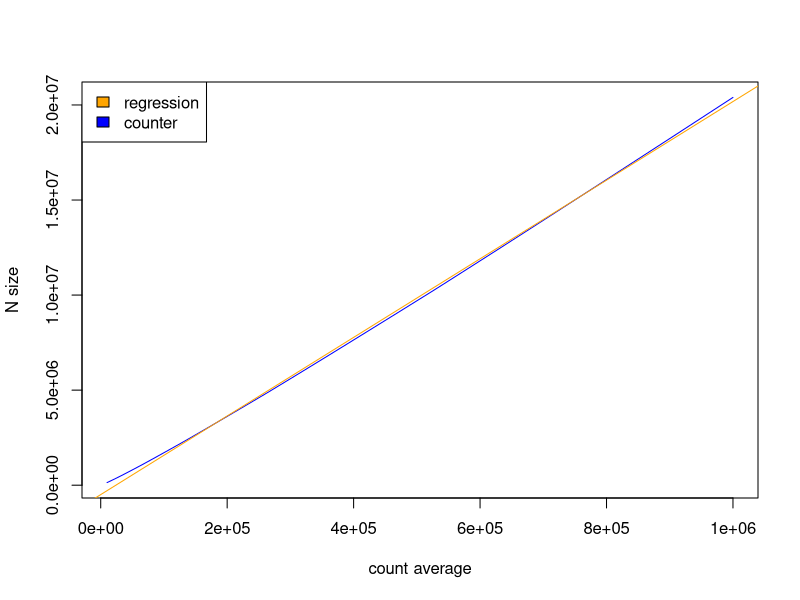
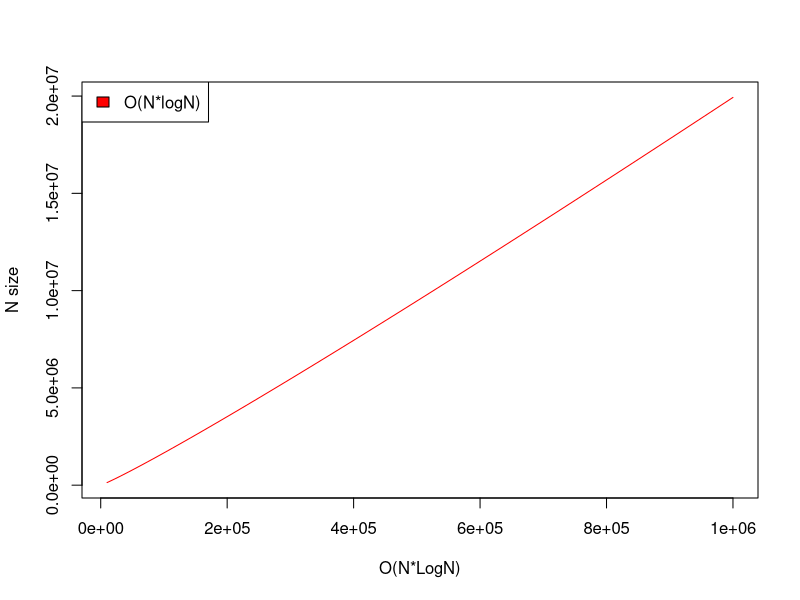
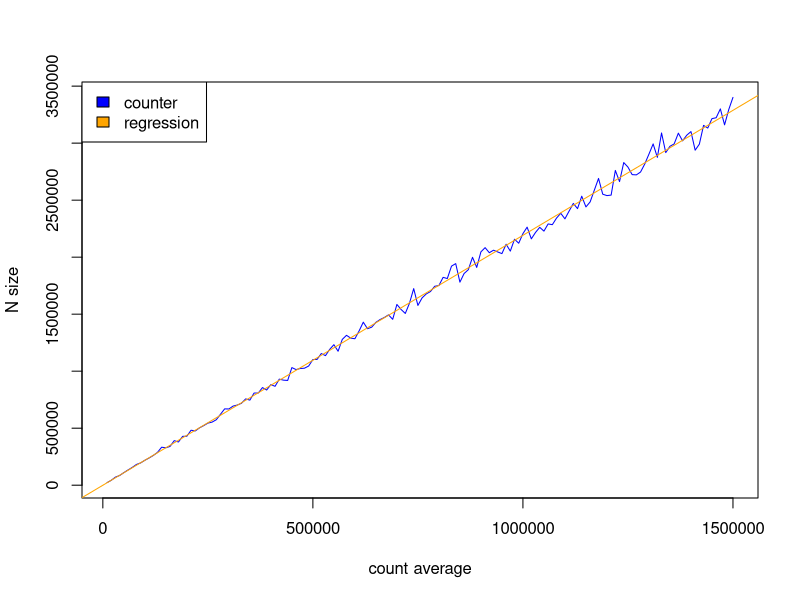
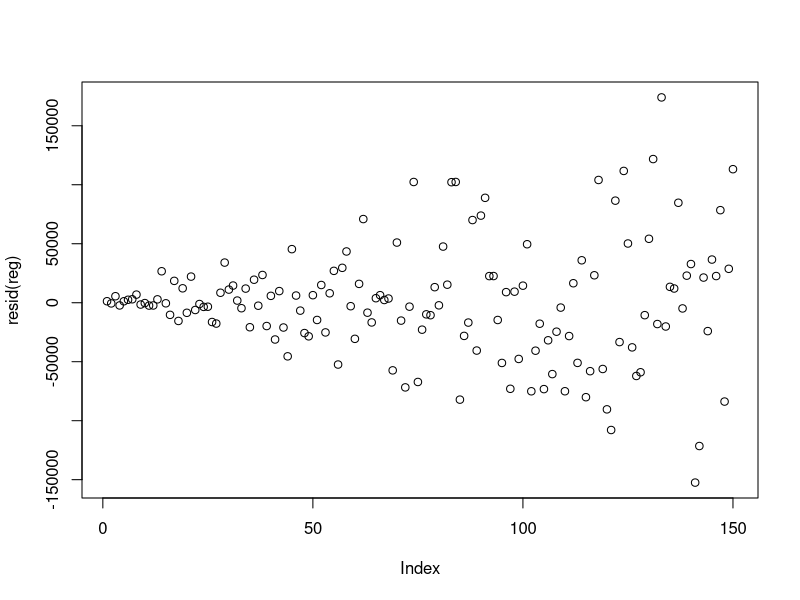
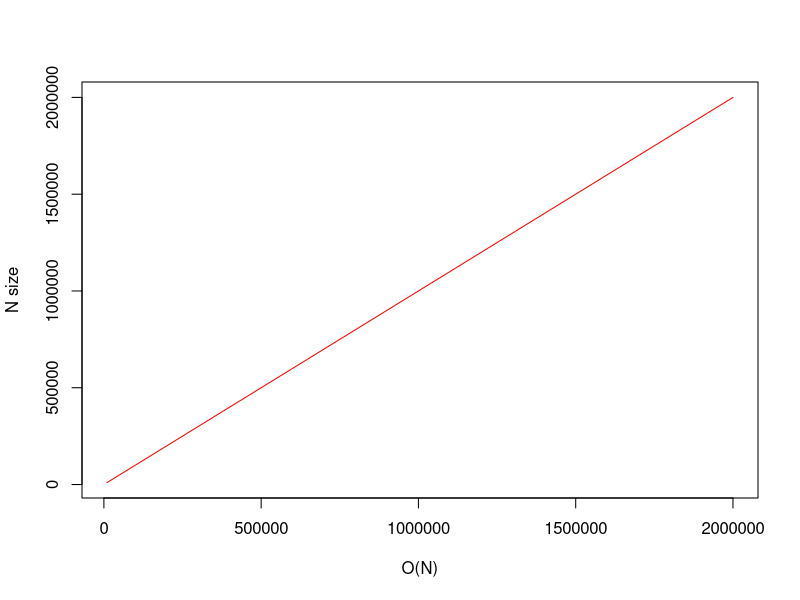

The R source for these figures, in order:
# Problem 1
home = setwd(Sys.getenv("HOME"));
fpath = file.path(home);
setwd(fpath)

dataNLogNAverage <- read.csv(file = 'dataNLogNAverage.csv')

head(dataNLogNAverage)
names(dataNLogNAverage)[names(dataNLogNAverage) == "X0"] <- "N"
names(dataNLogNAverage)[names(dataNLogNAverage) == "X0.1"] <- "counts"
head(dataNLogNAverage)

dataNLogN <- read.csv(file = 'dataNLogN.csv')

head(dataNLogN)
names(dataNLogN)[names(dataNLogN) == "X0"] <- "N"
names(dataNLogN)[names(dataNLogN) == "X0.0"] <- "NlogN"
head(dataNLogN)

plot(x=dataNLogNAverage$N, y=dataNLogNAverage$counts, type = "l", xlab = "count average", ylab = "N size", col="blue")
reg <- lm(counts~N, data = dataNLogNAverage)
abline(reg, col="orange")
summary(reg)
legend("topleft",c("regression","counter"),fill=c("orange","blue"))

plot(x=dataNLogN$N, y=dataNLogN$NlogN, type = "l", xlab = "O(N*LogN)", ylab = "N size", col="red")
legend("topleft",c("O(N*logN)"),fill=c("red"))


# Problem 2

dataNAverage <- read.csv(file = 'dataNAverage.csv')

head(dataNAverage)
names(dataNAverage)[names(dataNAverage) == "X0"] <- "N"
names(dataNAverage)[names(dataNAverage) == "X0.1"] <- "counts"
head(dataNAverage)

dataN <- read.csv(file = 'dataN.csv')

head(dataN)
names(dataN)[names(dataN) == "X0"] <- "N"
names(dataN)[names(dataN) == "X0.1"] <- "cN"
head(dataN)

plot(x=dataNAverage$N, y=dataNAverage$counts, type = "l", xlab = "count average", ylab = "N size", col="blue")
reg<-lm(counts ~ N, data = dataNAverage)
#coeff=coefficients(reg)
#eq = paste0("y = ", round(coeff[2],1), "*x ", round(coeff[1],1))
abline(reg, col="orange")
legend("topleft",c("counter", "regression"),fill=c("blue","orange"))
resid(reg)
plot(resid(reg))
summary(reg)

plot(x=dataN$N, y=dataN$cN, type = "l", xlab = "O(N)", ylab = "N size", col="red")